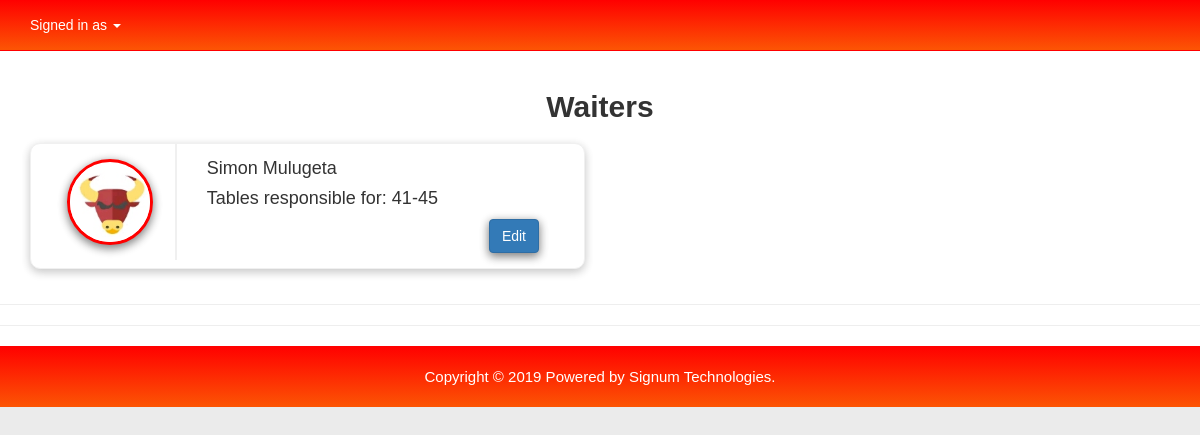
Page /admin/manage_waiters.php on the committed database.
### tables this page shows
CREATE TABLE IF NOT EXISTS `waiters` (
  `id` int(11) NOT NULL AUTO_INCREMENT,
  `user_id` int(11) NOT NULL,
  `resp_table` varchar(255) NOT NULL DEFAULT 'none',
  PRIMARY KEY (`id`),
  KEY `user_id` (`user_id`)
);

CREATE TABLE IF NOT EXISTS `users` (
  `id` int(11) NOT NULL AUTO_INCREMENT,
  `full_name` varchar(255) NOT NULL,
  `email` varchar(255) NOT NULL,
  `password` varchar(255) NOT NULL,
  `joined_date` datetime NOT NULL DEFAULT CURRENT_TIMESTAMP,
  `last_login` datetime NOT NULL DEFAULT '0001-01-01 00:00:00',
  `permission` varchar(255) NOT NULL,
  `img` varchar(255) NOT NULL,
  PRIMARY KEY (`id`)
);

### admin/manage_waiters.php (the view)
<?php
require_once "../core/init.php";
include "includes/head.php";
$waiters_query=$db->query("SELECT * FROM waiters");
?>
<?php
if (isset($_GET['edit'])&&!empty($_GET['edit'])) {
	$edit_id=sanitize($_GET['edit']);
	$resp_query=$db->query("SELECT * FROM users WHERE id='$edit_id'");
	$resp=mysqli_fetch_assoc($resp_query);
	$unassigned=array();
	$waiters_table_query=$db->query("SELECT * FROM waiters");
	$settings_query=$db->query("SELECT * FROM settings");
	$settings=mysqli_fetch_assoc($settings_query);
	$no_tables=$settings['no_of_tables'];
	$tables_array=array();
	for ($i=1; $i <= $no_tables ; $i++) {
		$tables_array[]=$i;
	}
	$full_array=array();
	while($check=mysqli_fetch_assoc($waiters_table_query)){
		if ($check['resp_table']=="none") {
			$full_array[]=0;
		}
		else{
			$assigned_array=explode('-', $check['resp_table']);
			for ($i=(int)($assigned_array[0]); $i <= (int)($assigned_array[1]); $i++) {
				$full_array[]=$i;
			}
		}
	}
	foreach($tables_array as $tables){
		if (!in_array($tables, $full_array)) {
				$unassigned[]=$tables;
			}
		}
	if (isset($_POST['finish'])&&!empty($_POST['finish'])) {
		$from=(int)sanitize($_POST['from']);
		$upto=(int)sanitize($_POST['to']);
		$errors=array();
		if ($from==""||$upto==""){
			$errors[]="All fields must not be empty";
		}
		else{
			if ($from>=$upto) {
				$errors[]='"Starting from" can not be greater than "upto" please insert a valid range';
			}
			$post_array=array();
			for ($i=$from; $i <= $upto ; $i++) {
				$post_array[]=$i;
				}
			$assigned_tables="";
			foreach($post_array as $pos){
				if(!in_array($pos, $unassigned)){
					$assigned_tables=$assigned_tables.$pos.",";
				}
			}
			if ($assigned_tables!="") {
				$errors[]="The tables ".$assigned_tables." are already assigned to other waiters, Please choose a range from the unsigned table sections on the right side";
			}
		}
		if (!empty($errors)) {
			echo display_errors($errors);
		}
		else{
			$resp_table=$from."-".$upto;
			$db->query("UPDATE waiters SET resp_table='$resp_table' WHERE user_id='$edit_id'");
			header('Location: manage_waiters');
		}
	}
	?>
<div class="container-fluid">
	<div class="row" style="padding-top: 75px">
		<div class="col-md-6 col-sm-6 col-xs-6" style="margin-top: 10px">
			<h3 class="text-left">Waiter detail </h3><hr>
			<div class="col-md-12 col-sm-12 col-xs-12" style="margin-top:10px;background-color: #fff; border: 1px solid #f0f0f0;box-shadow:0 4px 10px 0 rgba(0, 0, 0, 0.12), 0 2px 10px 0 rgba(0, 0, 0, 0.12); border-radius: 10px;">
				<div class="col-md-3 col-sm-3 col-xs-3" style="padding:15px;">
					<div style="border: 3px solid red;width:86px; height:auto ; margin: 0% auto; border-radius: 50%; overflow: hidden; background-color: white; box-shadow:0 4px 10px 0 rgba(0, 0, 0, 0.30), 0 2px 10px 0 rgba(0, 0, 0, 0.30);">
						<img src="<?='../'.$resp['img'];?>" class="image" style="width:80px; height: 80px; padding-top: 5px">
					</div>
				</div>
					<div class="col-md-9 col-sm-9 col-xs-9" style="padding:15px;border-left: 2px solid #f0f0f0;">
						<div class="col-md-12 col-sm-12 col-xs-12">
							<h4><?=$resp['full_name'];?></h4>
						</div>
						<div class="col-md-12 col-sm-12 col-xs-12">
							<h4>Tables responsible for: </h4>
						</div>
						<div class="col-md-12 col-sm-12 col-xs-12">
							<form action="" method="post" enctype="multipart/form-data">
								<div class="form-group col-md-4 col-sm-4 col-xs-4">
									<label for="from">Starting From</label>
									<input type="number" id="from" name="from" class="form-control">
								</div>
								<div class="form-group col-md-4 col-sm-4 col-xs-4">
									<label for="to">Up To</label>
									<input type="number" id="to" name="to" class="form-control">
								</div>
								<div class="form-group col-md-4 col-sm-4 col-xs-4">
									<input type="submit" name="finish" class="btn btn-primary btn-sm form-control" value="Add" style="margin-top: 25px;background-color: #337ab7;color: white;box-shadow:0 4px 10px 0 rgba(0, 0, 0, 0.30), 0 2px 10px 0 rgba(0, 0, 0, 0.30);border-radius: 5px;border-color: 1px solid #337ab7">
								</div>
							</form>
						</div>
					</div>
				</div>
			</div>
			<div class="col-md-6 col-sm-6 col-xs-6" style="margin-top: 10px">
				<h3 class="text-left">Unasigned Tables</h3><hr>
				<?php foreach($unassigned as $un):?>
					<div class="col-md-1 col-sm-1 col-xs-1 text-center" style="margin:5px;padding: 5px; background-color:red;color: white;border-radius: 3px;box-shadow:0 4px 10px 0 rgba(0, 0, 0, 0.30), 0 2px 10px 0 rgba(0, 0, 0, 0.30);"><?=$un;?></div>
				<?php endforeach;?>
			</div>
		</div>
	</div>
<?php
}else{
?>
<div class="container-fluid">
	<div class="row" style="padding: 15px">
		<div class="row" style="padding-top: 75px">
			<h2 class="text-center"><b>Waiters</b></h2>
		</div>
		<?php while($waiter=mysqli_fetch_assoc($waiters_query)):
			$waiter_id=$waiter['user_id'];
			$resp_query=$db->query("SELECT * FROM users WHERE id='$waiter_id'");
			$resp=mysqli_fetch_assoc($resp_query);?>
			<div class="col-md-6 col-sm-6 col-xs-6">
				<div class="col-md-12 col-sm-12 col-xs-12" style="margin-top:10px;background-color: #fff; border: 1px solid #f0f0f0;box-shadow:0 4px 10px 0 rgba(0, 0, 0, 0.12), 0 2px 10px 0 rgba(0, 0, 0, 0.12); border-radius: 10px;">
					<div class="col-md-3 col-sm-3 col-xs-3" style="padding:15px;border-right: 2px solid #f0f0f0;">
							<div style="border: 3px solid red;width:86px; height:auto ; margin: 0% auto; border-radius: 50%; overflow: hidden; background-color: white; box-shadow:0 4px 10px 0 rgba(0, 0, 0, 0.30), 0 2px 10px 0 rgba(0, 0, 0, 0.30);">
								<img src="<?='../'.$resp['img'];?>" class="image" style="width:80px; height: 80px; padding-top: 5px">
							</div>
					</div>
					<div class="col-md-9 col-sm-9 col-xs-9" style="padding:15px">
						<div class="col-md-12 col-sm-12 col-xs-12">
							<h4><?=$resp['full_name'];?></h4>
						</div>
						<div class="col-md-12 col-sm-12 col-xs-12">
							<h4>Tables responsible for: <span><?=$waiter['resp_table'];?></span></h4>
						</div>
						<div class="col-md-12 col-sm-12 col-xs-12 text-right">
							<a href="manage_waiters?edit=<?=$waiter['user_id'];?>" id="edit<?=$waiter['id'];?>" class="btn btn-primary" style="box-shadow:0 4px 10px 0 rgba(0, 0, 0, 0.30), 0 2px 10px 0 rgba(0, 0, 0, 0.30);">Edit</a>
						</div>
					</div>
				</div>
			</div>
		<?php endwhile;?>
	</div>
</div>
<?php }
include "includes/navigation.php";
include "includes/footer.php";
?>

### rows in the picture
waiters: user.img (picture), user.full_name "Simon Mulugeta", resp_table "41-45"
